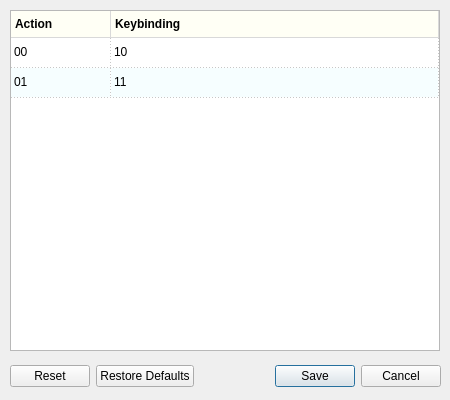
<?xml version="1.0" encoding="UTF-8"?>
<ui version="4.0">
 <class>TableKeyBindings</class>
 <widget class="QDialog" name="TableKeyBindings">
  <property name="windowModality">
   <enum>Qt::ApplicationModal</enum>
  </property>
  <property name="geometry">
   <rect>
    <x>0</x>
    <y>0</y>
    <width>450</width>
    <height>400</height>
   </rect>
  </property>
  <property name="sizePolicy">
   <sizepolicy hsizetype="Expanding" vsizetype="Expanding">
    <horstretch>0</horstretch>
    <verstretch>0</verstretch>
   </sizepolicy>
  </property>
  <property name="minimumSize">
   <size>
    <width>450</width>
    <height>400</height>
   </size>
  </property>
  <property name="maximumSize">
   <size>
    <width>450</width>
    <height>400</height>
   </size>
  </property>
  <property name="windowTitle">
   <string>Change keybindings</string>
  </property>
  <property name="whatsThis">
   <string>Here you can change the keybindings of the various functions provided by Power Format Pack.</string>
  </property>
  <property name="sizeGripEnabled">
   <bool>false</bool>
  </property>
  <property name="modal">
   <bool>true</bool>
  </property>
  <widget class="QDialogButtonBox" name="buttonBox">
   <property name="geometry">
    <rect>
     <x>10</x>
     <y>360</y>
     <width>431</width>
     <height>32</height>
    </rect>
   </property>
   <property name="sizePolicy">
    <sizepolicy hsizetype="Minimum" vsizetype="Minimum">
     <horstretch>0</horstretch>
     <verstretch>0</verstretch>
    </sizepolicy>
   </property>
   <property name="minimumSize">
    <size>
     <width>431</width>
     <height>32</height>
    </size>
   </property>
   <property name="maximumSize">
    <size>
     <width>431</width>
     <height>32</height>
    </size>
   </property>
   <property name="orientation">
    <enum>Qt::Horizontal</enum>
   </property>
   <property name="standardButtons">
    <set>QDialogButtonBox::Cancel|QDialogButtonBox::Reset|QDialogButtonBox::RestoreDefaults|QDialogButtonBox::Save</set>
   </property>
  </widget>
  <widget class="QTableWidget" name="tableWidget">
   <property name="geometry">
    <rect>
     <x>10</x>
     <y>10</y>
     <width>430</width>
     <height>341</height>
    </rect>
   </property>
   <property name="minimumSize">
    <size>
     <width>430</width>
     <height>341</height>
    </size>
   </property>
   <property name="maximumSize">
    <size>
     <width>430</width>
     <height>341</height>
    </size>
   </property>
   <property name="palette">
    <palette>
     <active>
      <colorrole role="Base">
       <brush brushstyle="SolidPattern">
        <color alpha="255">
         <red>255</red>
         <green>255</green>
         <blue>255</blue>
        </color>
       </brush>
      </colorrole>
      <colorrole role="AlternateBase">
       <brush brushstyle="SolidPattern">
        <color alpha="255">
         <red>246</red>
         <green>254</green>
         <blue>255</blue>
        </color>
       </brush>
      </colorrole>
      <colorrole role="ToolTipText">
       <brush brushstyle="SolidPattern">
        <color alpha="255">
         <red>255</red>
         <green>255</green>
         <blue>255</blue>
        </color>
       </brush>
      </colorrole>
     </active>
     <inactive>
      <colorrole role="Base">
       <brush brushstyle="SolidPattern">
        <color alpha="255">
         <red>255</red>
         <green>255</green>
         <blue>255</blue>
        </color>
       </brush>
      </colorrole>
      <colorrole role="AlternateBase">
       <brush brushstyle="SolidPattern">
        <color alpha="255">
         <red>246</red>
         <green>254</green>
         <blue>255</blue>
        </color>
       </brush>
      </colorrole>
      <colorrole role="ToolTipText">
       <brush brushstyle="SolidPattern">
        <color alpha="255">
         <red>255</red>
         <green>255</green>
         <blue>255</blue>
        </color>
       </brush>
      </colorrole>
     </inactive>
     <disabled>
      <colorrole role="Base">
       <brush brushstyle="SolidPattern">
        <color alpha="255">
         <red>255</red>
         <green>255</green>
         <blue>255</blue>
        </color>
       </brush>
      </colorrole>
      <colorrole role="AlternateBase">
       <brush brushstyle="SolidPattern">
        <color alpha="255">
         <red>246</red>
         <green>254</green>
         <blue>255</blue>
        </color>
       </brush>
      </colorrole>
      <colorrole role="ToolTipText">
       <brush brushstyle="SolidPattern">
        <color alpha="255">
         <red>255</red>
         <green>255</green>
         <blue>255</blue>
        </color>
       </brush>
      </colorrole>
     </disabled>
    </palette>
   </property>
   <property name="contextMenuPolicy">
    <enum>Qt::ActionsContextMenu</enum>
   </property>
   <property name="styleSheet">
    <string notr="true">QHeaderView::section {
	background-color: rgb(255, 255, 245);
	border-style: none;
	border-bottom: 1px solid rgb(217, 217, 217);
	border-right: 1px solid rgb(217, 217, 217);
	padding: 4px;
	font-size: 1em;
	font-weight: bold;
	color: black;
}</string>
   </property>
   <property name="frameShadow">
    <enum>QFrame::Plain</enum>
   </property>
   <property name="editTriggers">
    <set>QAbstractItemView::DoubleClicked</set>
   </property>
   <property name="showDropIndicator" stdset="0">
    <bool>false</bool>
   </property>
   <property name="dragDropOverwriteMode">
    <bool>false</bool>
   </property>
   <property name="alternatingRowColors">
    <bool>true</bool>
   </property>
   <property name="selectionMode">
    <enum>QAbstractItemView::SingleSelection</enum>
   </property>
   <property name="showGrid">
    <bool>true</bool>
   </property>
   <property name="gridStyle">
    <enum>Qt::DotLine</enum>
   </property>
   <property name="sortingEnabled">
    <bool>true</bool>
   </property>
   <property name="cornerButtonEnabled">
    <bool>true</bool>
   </property>
   <attribute name="horizontalHeaderCascadingSectionResizes">
    <bool>false</bool>
   </attribute>
   <attribute name="horizontalHeaderHighlightSections">
    <bool>true</bool>
   </attribute>
   <attribute name="horizontalHeaderStretchLastSection">
    <bool>true</bool>
   </attribute>
   <attribute name="verticalHeaderVisible">
    <bool>false</bool>
   </attribute>
   <row>
    <property name="text">
     <string>New Row</string>
    </property>
   </row>
   <row>
    <property name="text">
     <string>New Row</string>
    </property>
   </row>
   <column>
    <property name="text">
     <string>Action</string>
    </property>
    <property name="toolTip">
     <string>The name of the action offered by Power Format Pack.</string>
    </property>
    <property name="whatsThis">
     <string>The name of the function offered by Power Format Pack.</string>
    </property>
    <property name="font">
     <font>
      <weight>75</weight>
      <bold>true</bold>
      <strikeout>false</strikeout>
      <kerning>true</kerning>
     </font>
    </property>
    <property name="textAlignment">
     <set>AlignJustify|AlignVCenter</set>
    </property>
    <property name="background">
     <color>
      <red>255</red>
      <green>255</green>
      <blue>255</blue>
     </color>
    </property>
    <property name="foreground">
     <brush brushstyle="SolidPattern">
      <color alpha="255">
       <red>0</red>
       <green>0</green>
       <blue>0</blue>
      </color>
     </brush>
    </property>
   </column>
   <column>
    <property name="text">
     <string>Keybinding</string>
    </property>
    <property name="toolTip">
     <string>The keybinding associated with the action.</string>
    </property>
    <property name="whatsThis">
     <string>The keybinding associated with the action.</string>
    </property>
    <property name="font">
     <font>
      <weight>75</weight>
      <bold>true</bold>
      <stylestrategy>PreferDefault</stylestrategy>
     </font>
    </property>
    <property name="textAlignment">
     <set>AlignJustify|AlignVCenter</set>
    </property>
   </column>
   <item row="0" column="0">
    <property name="text">
     <string>00</string>
    </property>
   </item>
   <item row="0" column="1">
    <property name="text">
     <string>10</string>
    </property>
   </item>
   <item row="1" column="0">
    <property name="text">
     <string>01</string>
    </property>
   </item>
   <item row="1" column="1">
    <property name="text">
     <string>11</string>
    </property>
   </item>
  </widget>
 </widget>
 <resources/>
 <connections>
  <connection>
   <sender>buttonBox</sender>
   <signal>accepted()</signal>
   <receiver>TableKeyBindings</receiver>
   <slot>accept()</slot>
   <hints>
    <hint type="sourcelabel">
     <x>248</x>
     <y>254</y>
    </hint>
    <hint type="destinationlabel">
     <x>157</x>
     <y>274</y>
    </hint>
   </hints>
  </connection>
  <connection>
   <sender>buttonBox</sender>
   <signal>rejected()</signal>
   <receiver>TableKeyBindings</receiver>
   <slot>reject()</slot>
   <hints>
    <hint type="sourcelabel">
     <x>316</x>
     <y>260</y>
    </hint>
    <hint type="destinationlabel">
     <x>286</x>
     <y>274</y>
    </hint>
   </hints>
  </connection>
 </connections>
 <slots>
  <signal>reset_defaults()</signal>
  <slot>on_double_click()</slot>
  <slot>on_reset_defaults()</slot>
 </slots>
</ui>
